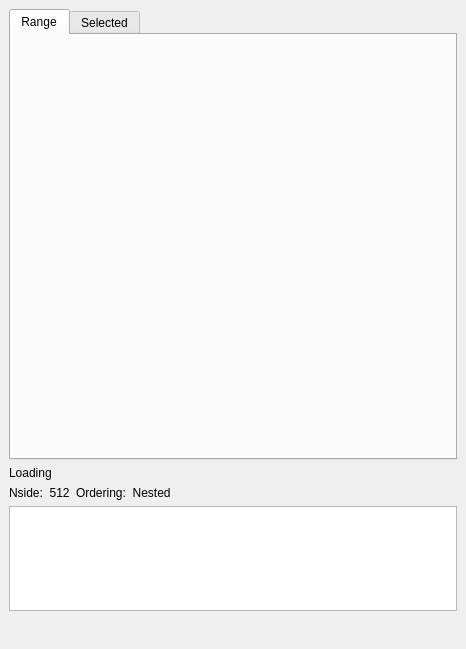
<ui version="4.0" >
 <class>ControlDialog</class>
 <widget class="QDialog" name="ControlDialog" >
  <property name="geometry" >
   <rect>
    <x>0</x>
    <y>0</y>
    <width>466</width>
    <height>649</height>
   </rect>
  </property>
  <property name="windowTitle" >
   <string>Skyviewer Control/Information</string>
  </property>
  <layout class="QVBoxLayout" >
   <property name="spacing" >
    <number>6</number>
   </property>
   <property name="margin" >
    <number>9</number>
   </property>
   <item>
    <widget class="QTabWidget" name="tabs" >
     <property name="minimumSize" >
      <size>
       <width>411</width>
       <height>451</height>
      </size>
     </property>
     <property name="currentIndex" >
      <number>0</number>
     </property>
     <widget class="QWidget" name="rangetab" >
      <attribute name="title" >
       <string>Range</string>
      </attribute>
      <widget class="RangeControl" native="1" name="range" >
       <property name="geometry" >
        <rect>
         <x>1</x>
         <y>1</y>
         <width>402</width>
         <height>417</height>
        </rect>
       </property>
       <property name="sizePolicy" >
        <sizepolicy vsizetype="Ignored" hsizetype="Ignored" >
         <horstretch>0</horstretch>
         <verstretch>0</verstretch>
        </sizepolicy>
       </property>
       <property name="minimumSize" >
        <size>
         <width>402</width>
         <height>417</height>
        </size>
       </property>
      </widget>
     </widget>
     <widget class="QWidget" name="selecttab" >
      <attribute name="title" >
       <string>Selected</string>
      </attribute>
      <layout class="QVBoxLayout" >
       <property name="spacing" >
        <number>6</number>
       </property>
       <property name="margin" >
        <number>9</number>
       </property>
       <item>
        <layout class="QVBoxLayout" >
         <property name="spacing" >
          <number>6</number>
         </property>
         <property name="margin" >
          <number>0</number>
         </property>
         <item>
          <widget class="QTreeView" name="pixlistview" >
           <property name="sizePolicy" >
            <sizepolicy vsizetype="Expanding" hsizetype="Expanding" >
             <horstretch>0</horstretch>
             <verstretch>0</verstretch>
            </sizepolicy>
           </property>
           <property name="alternatingRowColors" >
            <bool>true</bool>
           </property>
           <property name="selectionMode" >
            <enum>QAbstractItemView::ExtendedSelection</enum>
           </property>
           <property name="rootIsDecorated" >
            <bool>false</bool>
           </property>
           <property name="itemsExpandable" >
            <bool>false</bool>
           </property>
           <property name="expandsOnDoubleClick" >
            <bool>false</bool>
           </property>
          </widget>
         </item>
         <item>
          <widget class="QTreeView" name="pixstatslistview" >
           <property name="sizePolicy" >
            <sizepolicy vsizetype="Minimum" hsizetype="Expanding" >
             <horstretch>0</horstretch>
             <verstretch>0</verstretch>
            </sizepolicy>
           </property>
           <property name="minimumSize" >
            <size>
             <width>0</width>
             <height>90</height>
            </size>
           </property>
           <property name="maximumSize" >
            <size>
             <width>16777215</width>
             <height>105</height>
            </size>
           </property>
           <property name="verticalScrollBarPolicy" >
            <enum>Qt::ScrollBarAlwaysOff</enum>
           </property>
           <property name="alternatingRowColors" >
            <bool>true</bool>
           </property>
           <property name="selectionMode" >
            <enum>QAbstractItemView::NoSelection</enum>
           </property>
           <property name="rootIsDecorated" >
            <bool>false</bool>
           </property>
           <property name="itemsExpandable" >
            <bool>false</bool>
           </property>
           <property name="expandsOnDoubleClick" >
            <bool>false</bool>
           </property>
          </widget>
         </item>
         <item>
          <layout class="QHBoxLayout" >
           <property name="spacing" >
            <number>6</number>
           </property>
           <property name="margin" >
            <number>0</number>
           </property>
           <item>
            <widget class="QPushButton" name="clearsel" >
             <property name="text" >
              <string>Clear Selected</string>
             </property>
            </widget>
           </item>
           <item>
            <widget class="QPushButton" name="clearall" >
             <property name="text" >
              <string>Clear All</string>
             </property>
            </widget>
           </item>
           <item>
            <spacer>
             <property name="orientation" >
              <enum>Qt::Horizontal</enum>
             </property>
             <property name="sizeHint" stdset="0" >
              <size>
               <width>40</width>
               <height>20</height>
              </size>
             </property>
            </spacer>
           </item>
           <item>
            <widget class="QPushButton" name="savelist" >
             <property name="text" >
              <string>Save List</string>
             </property>
            </widget>
           </item>
          </layout>
         </item>
        </layout>
       </item>
      </layout>
     </widget>
    </widget>
   </item>
   <item>
    <layout class="QHBoxLayout" >
     <property name="spacing" >
      <number>6</number>
     </property>
     <property name="margin" >
      <number>0</number>
     </property>
     <item>
      <widget class="QLabel" name="loading" >
       <property name="sizePolicy" >
        <sizepolicy vsizetype="Fixed" hsizetype="Fixed" >
         <horstretch>0</horstretch>
         <verstretch>0</verstretch>
        </sizepolicy>
       </property>
       <property name="text" >
        <string>Loading</string>
       </property>
      </widget>
     </item>
     <item>
      <widget class="QLabel" name="filename" >
       <property name="text" >
        <string>&lt;filename></string>
       </property>
      </widget>
     </item>
    </layout>
   </item>
   <item>
    <layout class="QHBoxLayout" >
     <property name="spacing" >
      <number>6</number>
     </property>
     <property name="margin" >
      <number>0</number>
     </property>
     <item>
      <widget class="QLabel" name="nside" >
       <property name="sizePolicy" >
        <sizepolicy vsizetype="Fixed" hsizetype="Fixed" >
         <horstretch>0</horstretch>
         <verstretch>0</verstretch>
        </sizepolicy>
       </property>
       <property name="text" >
        <string>Nside:  512</string>
       </property>
      </widget>
     </item>
     <item>
      <widget class="QLabel" name="ordering" >
       <property name="text" >
        <string>Ordering:  Nested</string>
       </property>
      </widget>
     </item>
    </layout>
   </item>
   <item>
    <widget class="QTreeView" name="statslistview" >
     <property name="sizePolicy" >
      <sizepolicy vsizetype="Minimum" hsizetype="Expanding" >
       <horstretch>0</horstretch>
       <verstretch>0</verstretch>
      </sizepolicy>
     </property>
     <property name="minimumSize" >
      <size>
       <width>0</width>
       <height>90</height>
      </size>
     </property>
     <property name="maximumSize" >
      <size>
       <width>16777215</width>
       <height>105</height>
      </size>
     </property>
     <property name="verticalScrollBarPolicy" >
      <enum>Qt::ScrollBarAlwaysOff</enum>
     </property>
     <property name="alternatingRowColors" >
      <bool>true</bool>
     </property>
     <property name="selectionMode" >
      <enum>QAbstractItemView::NoSelection</enum>
     </property>
     <property name="rootIsDecorated" >
      <bool>false</bool>
     </property>
     <property name="itemsExpandable" >
      <bool>false</bool>
     </property>
     <property name="expandsOnDoubleClick" >
      <bool>false</bool>
     </property>
    </widget>
   </item>
   <item>
    <spacer>
     <property name="orientation" >
      <enum>Qt::Vertical</enum>
     </property>
     <property name="sizeHint" stdset="0" >
      <size>
       <width>448</width>
       <height>16</height>
      </size>
     </property>
    </spacer>
   </item>
  </layout>
 </widget>
 <customwidgets>
  <customwidget>
   <class>RangeControl</class>
   <extends>QWidget</extends>
   <header>rangecontrol.h</header>
  </customwidget>
 </customwidgets>
 <resources/>
 <connections/>
</ui>
